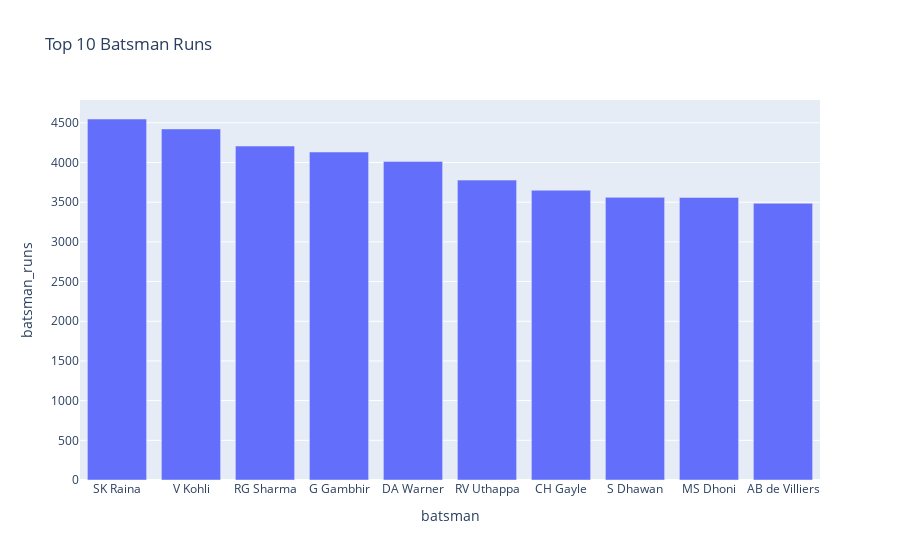

Notebook cell for this chart:
### Code cell
# PLotting bar plot
trace = go.Bar(x=top_runs['batsman'], y=top_runs['batsman_runs'])
data=[trace]
layout = go.Layout(title='Top 10 Batsman Runs',
                  xaxis={'title':'batsman'},
                   yaxis={'title':'batsman_runs'})
fig = go.Figure(data=data, layout=layout)
fig.show()

### Figure 1 — Plotly figure (JSON) as saved in the notebook; plotly's stock layout.template omitted (floating-point values rounded to 4 significant figures)
{"data": [{"type": "bar", "x": ["SK Raina", "V Kohli", "RG Sharma", "G Gambhir", "DA Warner", "RV Uthappa", "CH Gayle", "S Dhawan", "MS Dhoni", "AB de Villiers"], "y": [4548, 4423, 4207, 4132, 4014, 3778, 3651, 3561, 3560, 3486]}], "layout": {"autosize": true, "title": {"text": "Top 10 Batsman Runs"}, "xaxis": {"autorange": true, "range": [-0.5, 9.5], "title": {"text": "batsman"}, "type": "category"}, "yaxis": {"autorange": true, "range": [0, 4787.0], "title": {"text": "batsman_runs"}, "type": "linear"}}}
